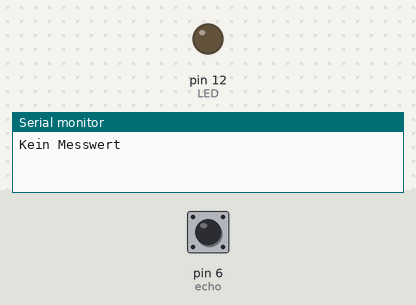
A sketch run on a simulated Arduino Uno, built with avr-gcc and run on an emulated ATmega328P. On the bench: output pins drawn as LEDs (lit = HIGH), the last lines printed to the serial monitor. The test bench sets the inputs (shaded band); at power-on: pin 6 (echo) LOW. Pins used as bus, display or sensor lines are not drawn.

Above: at 1.2 s.
1.3 s: pin 6 (echo) pulsed HIGH 2 times (0.12 s each, 0.3 s apart)
At 2.7 s:
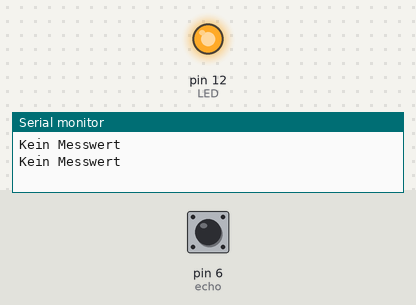
Timing chart, 0 to 4.3 s (numbered marks = the images above; inputs shaded):
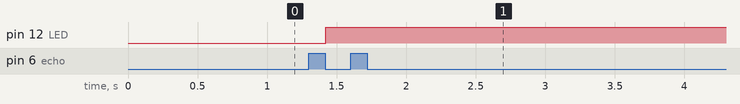

The sketch:

Ultraschall_LED-Test.ino
```cpp
int trigger = 7;    // port für trigger
int echo = 6;       // port echo
int LED = 12;       // port LED
int entfernung = 0; // variable entfernung wert 0
int dauer = 0;      // variable dauer wert 0

void setup()
{
    Serial.begin(9600);
    pinMode(trigger, OUTPUT); // trigger output
    pinMode(echo, INPUT);     // echo interrupt
    pinMode(12, OUTPUT);      // LED output
}

void loop()
{
    digitalWrite(trigger, LOW);
    delay(5);
    digitalWrite(trigger, HIGH);
    delay(10);
    digitalWrite(trigger, LOW);
    dauer = pulseIn(echo, HIGH);        // entfernungsmessung durch zeitabstände
    entfernung = (dauer / 2) * 0.03432; // dauer/2 (hin und rückweg)     *schallgeschwindigkeit in cm/s

    if (entfernung >= 500 || entfernung <= 0)
    {
        Serial.println("Kein Messwert");
    }

    else
    {
        Serial.print(entfernung);
    }

    if (entfernung <= 40)
    {
        digitalWrite(LED, HIGH);
        delay(entfernung * 3);
        digitalWrite(LED, LOW);
        delay(entfernung * 3);
    }
}
```

Measured:
- after the input at 1.3 s, pin 12 (LED): LOW → HIGH after 0.12 s
